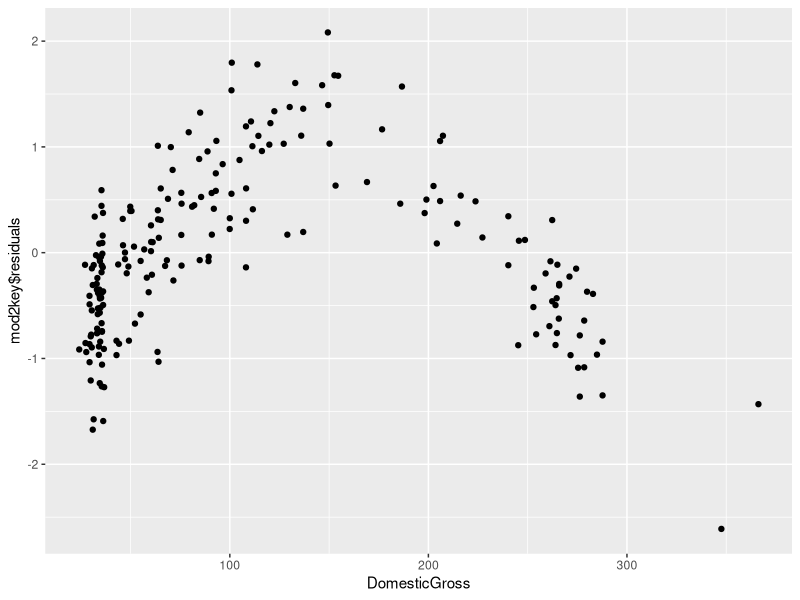

The R source for this figure: (Note: this script raises an error after producing the figure.)
library(testthat)

# each call to test_that() produces one test
# each test represents one point value
# you can have multiple tests for each question

library(readr)
library(dplyr)
library(ggplot2)
mvskey <- read_csv("Regression Challenge Data.csv")
mvskey <- data.frame(mvskey)
movieselkey <- read_csv("Regression Challenge Selection Data.csv")
movieselkey <- data.frame(movieselkey)

mvskey$Day <- factor(mvskey$Day)
mvskey$Hour <- factor(mvskey$Hour)
mvskey$Stars <- factor(mvskey$Stars)
mvskey$TrueStory <- factor(mvskey$TrueStory)
mvskey$ChickFlick <- factor(mvskey$ChickFlick)
mvskey$Action <- factor(mvskey$Action)
mvskey$TVPremiere <- factor(mvskey$TVPremiere)
mvskey$NetworkPremiere <- factor(mvskey$NetworkPremiere)
mvskey$ReRun <- factor(mvskey$ReRun)

mod2key <- lm(Rating ~ Stars + Day + Hour + TrueStory + ChickFlick + Action + TVPremiere +
             ReRun + PrevRating + SpotRatings + DomesticGross, data = mvskey)

residplotkey <- ggplot(mvskey, aes(x = DomesticGross, y = mod2key$residuals)) +
  geom_point()

modans <- lm(Rating ~ Stars + Day + Hour + TrueStory + ChickFlick + Action + TVPremiere + NetworkPremiere + ReRun + PrevRating + SpotRatings + DomesticGross + DG2, data = mvskey)
modans$coefficients <- c(.7, .9, 1.4, 1.4, -.5, .4, 1, -.5, -.5, -.5, 1.1, .7, .7, .7, 1.25, .3, -.4, .35, .9, .3, -1.2, .18, .1, .04, -.00012)
finsel <- movieselkey[MovieSelect[,1],]
finsel$Day <- factor(MovieSelect[,2])
finsel$Hour <- factor(MovieSelect[,3])
finsel$SpotRatings <- MovieSelect[,4]
finsel$ReRun <- c(0, 0, 0)
if(finsel$MovieID[2] == finsel$MovieID[1]) {
  finsel$ReRun[2] <- 1
  finsel$License.Fee[2] <- finsel$License.Fee[2] * .75
}
if(finsel$MovieID[3] == finsel$MovieID[1]) {
  finsel$ReRun[3] <- 1
  finsel$License.Fee[3] <- finsel$License.Fee[3] * .75
}
if(finsel$MovieID[3] == finsel$MovieID[2]) {
  finsel$ReRun[3] <- 1
  if(finsel$MovieID[3] != finsel$MovieID[1]) {
    finsel$License.Fee[3] <- finsel$License.Fee[3] * .75
  }
}
finsel$ReRun <- factor(finsel$ReRun)
finsel$PrevRating <- c(3, 3, 3)

profit <- sum(predict(modans, newdata = finsel))*2400000 - sum(finsel$License.Fee)

test_that("Q2 (visible)", {
  
  expect_true(class(mvs$Day) == "factor")
  
})

test_that("Q10 (visible)", {
  
  expect_true(class(mvs$TrueStory) == "factor")
  expect_true(class(mvs$ChickFlick) == "factor")
  expect_true(class(mvs$TVPremiere) == "factor")
  
})

test_that("Q11 (visible)", {
  
  expect_equal(as.numeric(mod1$coefficients[5]), -.3298399, tolerance = 1e-3)
  expect_equal(as.numeric(mod1$coefficients[9]), -.2730736, tolerance = 1e-3)
  expect_equal(as.numeric(mod1$coefficients[17]), -.529862, tolerance = 1e-3)
  
})

test_that("Q26 (visible)", {
  
  expect_equal(as.numeric(mod2$coefficients[5]), -.2816094, tolerance = 1e-2)
  expect_equal(as.numeric(mod2$coefficients[9]), -.3120968, tolerance = 1e-2)
  expect_equal(as.numeric(mod2$coefficients[17]), -.5371966, tolerance = 1e-2)
  
})

test_that("Q29 plot (visible)", {
  
  expect_equal(residplot$layers[[1]], residplotkey$layers[[1]])
  expect_equal(residplot$scales, residplotkey$scales)
  expect_equal(residplot$labels$x, residplotkey$labels$x)
  
})

test_that("Q31 (visible)", {
  
  expect_equal(mvs$DG2[4], 18757.01, tolerance = 1)
  expect_equal(mvs$DG2[56], 1305.012, tolerance = 1)
  expect_equal(mvs$DG2[162], 1297.53, tolerance = 1)
  
})

test_that("Q32 (visible)", {
  
  expect_equal(as.numeric(mod4$coefficients[6]), .2925681, tolerance = 1e-2)
  expect_equal(as.numeric(mod4$coefficients[10]), -.7225117, tolerance = 1e-2)
  expect_equal(as.numeric(mod4$coefficients[19]), .8964456, tolerance = 1e-2)
  
})

test_that("Q34 (visible)", {
  
  expect_equal(as.numeric(mod5$coefficients[7]), 1.095948, tolerance = 1e-2)
  expect_equal(as.numeric(mod5$coefficients[12]), .855947, tolerance = 1e-2)
  expect_equal(as.numeric(mod5$coefficients[23]), .1059828, tolerance = 1e-2)
  
})

test_that("Q36 (visible)", {
  
  expect_true(grepl(":", as.character(mod6$call)[2]))
  
})

test_that("Q38 (visible)", {
  
  expect_true(class(moviesel$Stars) == "factor")
  expect_true(class(moviesel$Action) == "factor")
  expect_true(class(moviesel$NetworkPremiere) == "factor")
  
})

test_that("Q39 (visible)", {
  
  expect_equal(moviesel$DG2[3], 110883.2, tolerance = 1)
  expect_equal(moviesel$DG2[8], 14137.04, tolerance = 1)
  expect_equal(moviesel$DG2[16], 46805.46, tolerance = 1)
  
})

test_that("Q45 (visible)", {
  
  expect_equal(as.numeric(predrats[3]), 3.823966, tolerance = 1e-2)
  expect_equal(as.numeric(predrats[7]), 6.86406, tolerance = 1e-2)
  expect_equal(as.numeric(predrats[18]), 7.407939, tolerance = 1e-2)
  
})

test_that("Q46 (visible)", {
  
  expect_equal(as.numeric(highrat), 16, tolerance = 1e-3)

})

test_that("Q47 (visible)", {
  
  expect_equal(as.numeric(predprofs[3]), -5822481, tolerance = 1e-2)
  expect_equal(as.numeric(predprofs[7]), -526254.9, tolerance = 1e-2)
  expect_equal(as.numeric(predprofs[18]), 2779055, tolerance = 1e-2)
  
})

test_that("Q48 (visible)", {
  
  expect_true(sum(MovieSelect$SpotRatings) <= 50)
  
})


test_that("Extra Credit Top10 Point1 (visible)", {
  
  expect_true(profit > 41850000)
  
})

test_that("Extra Credit Top10 Point2 (visible)", {
  
  expect_true(profit > 41850000)
  
})

test_that("Extra Credit Top10 Point3 (visible)", {
  
  expect_true(profit > 41850000)
  
})

test_that("Extra Credit Top10 Point4 (visible)", {
  
  expect_true(profit > 41850000)
  
})

test_that("Extra Credit Top10 Point5 (visible)", {
  
  expect_true(profit > 41850000)
  
})

test_that("Extra Credit Top5 Point1 (visible)", {
  
  expect_true(profit > 44300000)
  
})

test_that("Extra Credit Top5 Point2 (visible)", {
  
  expect_true(profit > 44300000)
  
})

test_that("Extra Credit Top5 Point3 (visible)", {
  
  expect_true(profit > 44300000)
  
})

test_that("Extra Credit Top5 Point4 (visible)", {
  
  expect_true(profit > 44300000)
  
})

test_that("Extra Credit Top5 Point5 (visible)", {
  
  expect_true(profit > 44300000)
  
})
